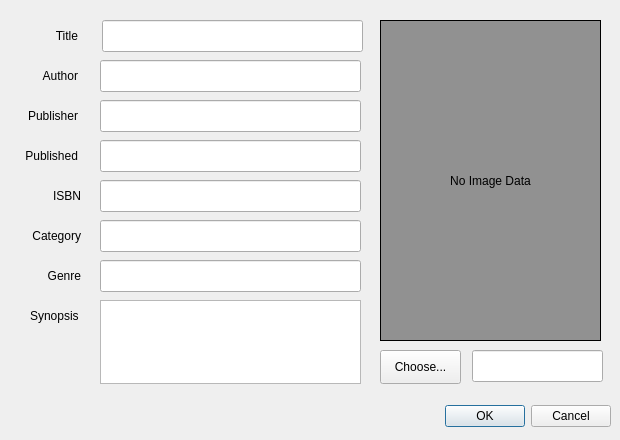
<?xml version="1.0" encoding="UTF-8"?>
<ui version="4.0">
 <class>UpdateDialog</class>
 <widget class="QDialog" name="UpdateDialog">
  <property name="geometry">
   <rect>
    <x>0</x>
    <y>0</y>
    <width>620</width>
    <height>440</height>
   </rect>
  </property>
  <property name="windowTitle">
   <string>Update Item</string>
  </property>
  <widget class="QDialogButtonBox" name="btnOKCancel">
   <property name="geometry">
    <rect>
     <x>10</x>
     <y>401</y>
     <width>601</width>
     <height>31</height>
    </rect>
   </property>
   <property name="orientation">
    <enum>Qt::Horizontal</enum>
   </property>
   <property name="standardButtons">
    <set>QDialogButtonBox::Cancel|QDialogButtonBox::Ok</set>
   </property>
  </widget>
  <widget class="QLabel" name="lblTitle">
   <property name="geometry">
    <rect>
     <x>20</x>
     <y>20</y>
     <width>58</width>
     <height>31</height>
    </rect>
   </property>
   <property name="text">
    <string>Title</string>
   </property>
   <property name="alignment">
    <set>Qt::AlignRight|Qt::AlignTrailing|Qt::AlignVCenter</set>
   </property>
  </widget>
  <widget class="QLineEdit" name="ledTitle">
   <property name="geometry">
    <rect>
     <x>102</x>
     <y>20</y>
     <width>261</width>
     <height>32</height>
    </rect>
   </property>
  </widget>
  <widget class="QLineEdit" name="ledAuthor">
   <property name="geometry">
    <rect>
     <x>100</x>
     <y>60</y>
     <width>261</width>
     <height>32</height>
    </rect>
   </property>
  </widget>
  <widget class="QLineEdit" name="ledPublisher">
   <property name="geometry">
    <rect>
     <x>100</x>
     <y>100</y>
     <width>261</width>
     <height>32</height>
    </rect>
   </property>
  </widget>
  <widget class="QLineEdit" name="ledPublished">
   <property name="geometry">
    <rect>
     <x>100</x>
     <y>140</y>
     <width>261</width>
     <height>32</height>
    </rect>
   </property>
  </widget>
  <widget class="QLineEdit" name="ledISBN">
   <property name="geometry">
    <rect>
     <x>100</x>
     <y>180</y>
     <width>261</width>
     <height>32</height>
    </rect>
   </property>
  </widget>
  <widget class="QLineEdit" name="ledCategory">
   <property name="geometry">
    <rect>
     <x>100</x>
     <y>220</y>
     <width>261</width>
     <height>32</height>
    </rect>
   </property>
  </widget>
  <widget class="QLabel" name="lblAuthor">
   <property name="geometry">
    <rect>
     <x>20</x>
     <y>60</y>
     <width>58</width>
     <height>31</height>
    </rect>
   </property>
   <property name="text">
    <string>Author</string>
   </property>
   <property name="alignment">
    <set>Qt::AlignRight|Qt::AlignTrailing|Qt::AlignVCenter</set>
   </property>
  </widget>
  <widget class="QLabel" name="lblPublisher">
   <property name="geometry">
    <rect>
     <x>20</x>
     <y>100</y>
     <width>58</width>
     <height>31</height>
    </rect>
   </property>
   <property name="text">
    <string>Publisher</string>
   </property>
   <property name="alignment">
    <set>Qt::AlignRight|Qt::AlignTrailing|Qt::AlignVCenter</set>
   </property>
  </widget>
  <widget class="QLabel" name="lblPublished">
   <property name="geometry">
    <rect>
     <x>17</x>
     <y>140</y>
     <width>61</width>
     <height>31</height>
    </rect>
   </property>
   <property name="text">
    <string>Published</string>
   </property>
   <property name="alignment">
    <set>Qt::AlignRight|Qt::AlignTrailing|Qt::AlignVCenter</set>
   </property>
  </widget>
  <widget class="QLabel" name="lblISBN">
   <property name="geometry">
    <rect>
     <x>30</x>
     <y>180</y>
     <width>51</width>
     <height>31</height>
    </rect>
   </property>
   <property name="text">
    <string>ISBN</string>
   </property>
   <property name="alignment">
    <set>Qt::AlignRight|Qt::AlignTrailing|Qt::AlignVCenter</set>
   </property>
  </widget>
  <widget class="QLabel" name="lblCategory">
   <property name="geometry">
    <rect>
     <x>20</x>
     <y>220</y>
     <width>61</width>
     <height>31</height>
    </rect>
   </property>
   <property name="text">
    <string>Category</string>
   </property>
   <property name="alignment">
    <set>Qt::AlignRight|Qt::AlignTrailing|Qt::AlignVCenter</set>
   </property>
  </widget>
  <widget class="QLabel" name="lblGenre">
   <property name="geometry">
    <rect>
     <x>20</x>
     <y>260</y>
     <width>61</width>
     <height>31</height>
    </rect>
   </property>
   <property name="text">
    <string>Genre</string>
   </property>
   <property name="alignment">
    <set>Qt::AlignRight|Qt::AlignTrailing|Qt::AlignVCenter</set>
   </property>
  </widget>
  <widget class="QLineEdit" name="ledGenre">
   <property name="geometry">
    <rect>
     <x>100</x>
     <y>260</y>
     <width>261</width>
     <height>32</height>
    </rect>
   </property>
  </widget>
  <widget class="QPlainTextEdit" name="ptxtSynopsis">
   <property name="geometry">
    <rect>
     <x>100</x>
     <y>300</y>
     <width>261</width>
     <height>84</height>
    </rect>
   </property>
  </widget>
  <widget class="QLabel" name="lblSynopsis">
   <property name="geometry">
    <rect>
     <x>30</x>
     <y>300</y>
     <width>58</width>
     <height>31</height>
    </rect>
   </property>
   <property name="text">
    <string>Synopsis</string>
   </property>
  </widget>
  <widget class="QLineEdit" name="ledCoverPhoto">
   <property name="geometry">
    <rect>
     <x>472</x>
     <y>350</y>
     <width>131</width>
     <height>32</height>
    </rect>
   </property>
  </widget>
  <widget class="QPushButton" name="btnCoverPhoto">
   <property name="geometry">
    <rect>
     <x>380</x>
     <y>350</y>
     <width>81</width>
     <height>34</height>
    </rect>
   </property>
   <property name="text">
    <string>Choose...</string>
   </property>
  </widget>
  <widget class="QLabel" name="lblCoverPhoto">
   <property name="geometry">
    <rect>
     <x>380</x>
     <y>20</y>
     <width>221</width>
     <height>321</height>
    </rect>
   </property>
   <property name="styleSheet">
    <string notr="true">background-color: rgb(145, 145, 145);</string>
   </property>
   <property name="frameShape">
    <enum>QFrame::Box</enum>
   </property>
   <property name="text">
    <string>No Image Data</string>
   </property>
   <property name="alignment">
    <set>Qt::AlignCenter</set>
   </property>
  </widget>
 </widget>
 <resources/>
 <connections>
  <connection>
   <sender>btnOKCancel</sender>
   <signal>accepted()</signal>
   <receiver>UpdateDialog</receiver>
   <slot>accept()</slot>
   <hints>
    <hint type="sourcelabel">
     <x>248</x>
     <y>254</y>
    </hint>
    <hint type="destinationlabel">
     <x>157</x>
     <y>274</y>
    </hint>
   </hints>
  </connection>
  <connection>
   <sender>btnOKCancel</sender>
   <signal>rejected()</signal>
   <receiver>UpdateDialog</receiver>
   <slot>reject()</slot>
   <hints>
    <hint type="sourcelabel">
     <x>316</x>
     <y>260</y>
    </hint>
    <hint type="destinationlabel">
     <x>286</x>
     <y>274</y>
    </hint>
   </hints>
  </connection>
 </connections>
</ui>
